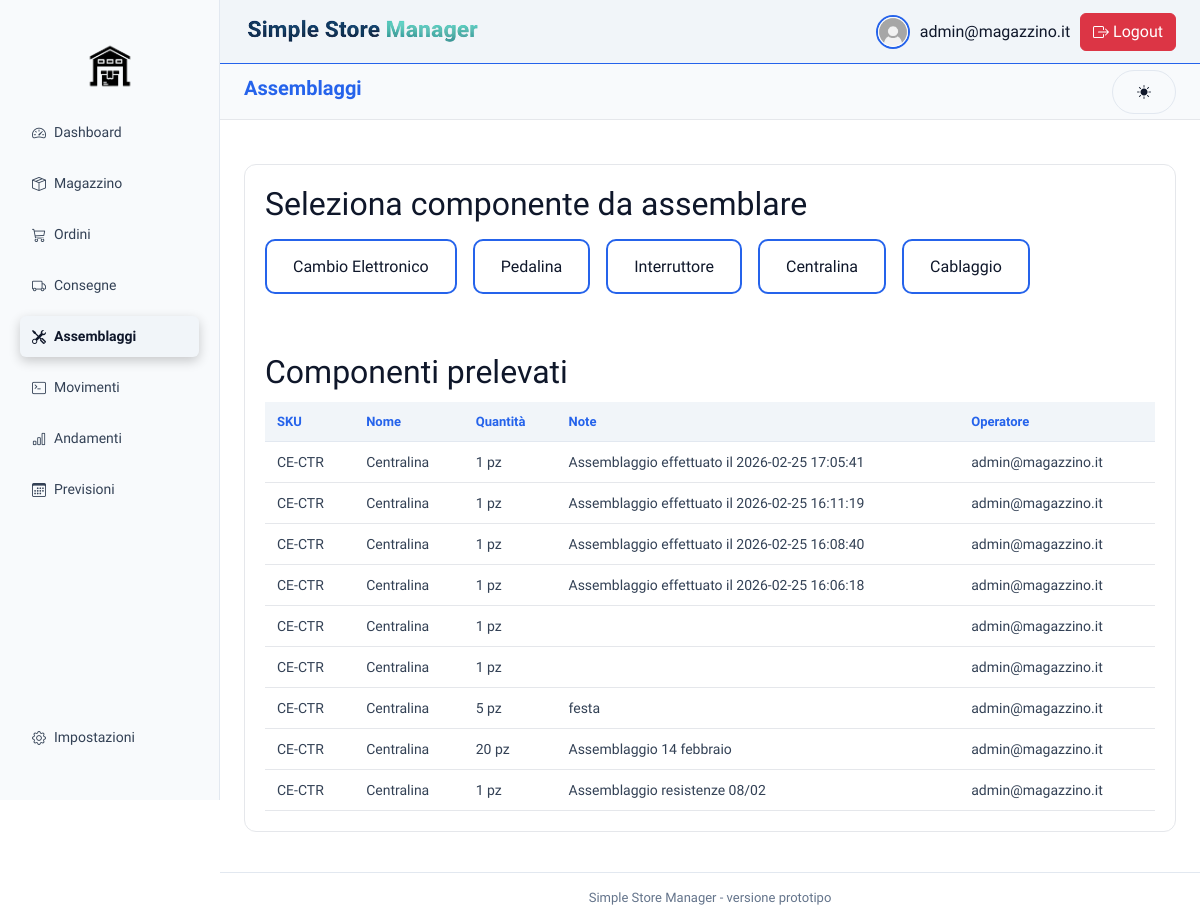
/index.php?page=assemblaggi (signed in), run on the app's committed database.
### tables this page shows
CREATE TABLE `componenti` (
  `id` int(5) NOT NULL,
  `sku` varchar(50) NOT NULL,
  `nome` varchar(30) NOT NULL,
  `qrcode` varchar(100) DEFAULT NULL,
  `unita_misura` varchar(10) DEFAULT NULL,
  `tipo` enum('RAW','ASSEMBLY') NOT NULL
);

CREATE TABLE `assemblaggi` (
  `id` int(5) NOT NULL,
  `id_componente` int(5) NOT NULL,
  `id_utente` int(5) NOT NULL,
  `quantita` int(10) NOT NULL,
  `data_inizio` datetime DEFAULT NULL,
  `note` text DEFAULT NULL,
  `data_fine` datetime DEFAULT NULL
);

CREATE TABLE `utenti` (
  `id` int(5) NOT NULL,
  `email` varchar(30) NOT NULL,
  `password_hash` varchar(255) NOT NULL,
  `ruolo` enum('WAREHOUSE','ADMIN') NOT NULL DEFAULT 'WAREHOUSE',
  `id_ruolo` int(5) DEFAULT NULL
);

### backend/query/componenti.php (called while the page is built, shortened)
<?php
function getComponentiAssembly(){
    $pdo=connect();
    $sql = "SELECT * FROM componenti WHERE tipo = 'ASSEMBLY' order by id desc;";
    $stmt = $pdo->prepare($sql);
    $stmt->execute();
    return $stmt->fetchAll(PDO::FETCH_ASSOC);
}
?>

### backend/query/assemblaggi.php (called while the page is built, shortened)
<?php
function getAssemblaggi(){
    $pdo=connect();
    $sql="SELECT *
    FROM assemblaggi a
    JOIN componenti c ON a.id_componente = c.id
    JOIN utenti u ON a.id_utente = u.id
    ORDER BY a.data_inizio DESC";
    $stmt = $pdo->prepare($sql);
    $stmt->execute();
    return $stmt->fetchAll(PDO::FETCH_ASSOC);
}
?>

### frontend/assemblaggi/assemblaggi.php (the view, shortened to what this page needs)
<?php
require_once 'backend/query/assemblaggi.php';
require_once 'backend/query/componenti.php';
$assemblaggi = getAssemblaggi();
$componentiAssembly = getComponentiAssembly();
?>
<!DOCTYPE html>
<html lang="it">
<body>
  <main class="content">
    <section class="assembly-card">
      <form id="formAssemblaggio" method="post" action="backend/controller/assembleCntrl.php">
        <h2 class="section-title">Seleziona componente da assemblare</h2>
        <div class="assembly-selector">
          <?php foreach ($componentiAssembly as $assembly): ?>
            <label class="assembly-option">
              <span><?= htmlspecialchars($assembly['nome']); ?></span>
            </label>
          <?php endforeach; ?>
        </div>
      </form>
      <h2 class="section-title">Componenti prelevati</h2>
      <table class="assembly-table">
        <thead>
          <tr>
            <th>SKU</th>
            <th>Nome</th>
            <th>Quantità</th>
            <th>Note</th>
            <th>Operatore</th>
          </tr>
        </thead>
        <tbody>
          <?php foreach ($assemblaggi as $assemblaggio): ?>
            <tr>
              <td><?= htmlspecialchars($assemblaggio['sku']); ?></td>
              <td><?= htmlspecialchars($assemblaggio['nome']); ?></td>
              <td><?= htmlspecialchars($assemblaggio['quantita']) . ' ' . htmlspecialchars($assemblaggio['unita_misura']); ?></td>
              <td><?= htmlspecialchars($assemblaggio['note']); ?></td>
              <td><?= htmlspecialchars($assemblaggio['email']); ?></td>
            </tr>
          <?php endforeach; ?>
        </tbody>
      </table>
    </section>
  </main>
</body>
</html>

### frontend/stile/layout.css (style rules this page uses)
:root { --sidebar-width: 13.75rem; }
* { box-sizing: border-box; margin: 0; padding: 0; }
body { font-family: "Sora", sans-serif; background-color: var(--background-color); color: var(--text-light); line-height: 1.5; -webkit-font-smoothing: antialiased; }
.content { margin-left: var(--sidebar-width); padding: 8.75rem 1.5rem 2.5rem; min-height: 100vh; display: flex; justify-content: center; transition: margin-left 0.3s ease; }
.assembly-card { background: var(--background-section); padding: 1.25rem; border-radius: 12px; border: 1px solid var(--background-hover); width: 100%; max-width: 100%; }
.orders-table, .assembly-table { width: 100%; border-collapse: collapse; margin-top: 0.625rem; }
.orders-table th, .assembly-table th { text-align: left; font-size: 0.8125rem; color: var(--highlight-color); padding: 0.75rem; background-color: var(--background-thead); font-weight: 600; border-bottom: 1px solid var(--border-color); }
.orders-table td, .assembly-table td { padding: 0.75rem; border-bottom: 1px solid var(--background-hover); font-size: 0.875rem; color: var(--text-grey); }
#formAssemblaggio { display: flex; flex-direction: column; gap: 1.5rem; align-items: stretch; margin-bottom: 3.125rem; }
.assembly-selector { display: flex; gap: 1rem; flex-wrap: wrap; }
.assembly-option { position: relative; cursor: pointer; }
.assembly-option span { padding: 1rem 1.625rem; border-radius: 10px; border: 2px solid var(--highlight-color); background: var(--background-color); color: var(--text-light); transition: 0.25s; }

### frontend/stile/style-light.css (style rules this page uses)
:root { --primary-color: #f1f5f9; --secondary-color: #f59e0b; --highlight-color: #2563eb; --highlight-hover: #1e40af; --background-color: #ffffff; --background-alt: #f8fafc; --background-section: #ffffff; --background-thead: #f1f5f9; --background-hover: #e5e7eb; --text-light: #0f172a; --text-grey: #334155; --text-muted: #64748b; --text-admin: #1e40af; --error-color: #dc2626; --success-color: #16a34a; --warning-color: #f59e0b; --info-color: #2563eb; --border-color: #e2e8f0; --shadow-light: rgba(15, 23, 42, 0.08); --shadow-strong: rgba(15, 23, 42, 0.15); --bg-body: var(--background-color); --bg-card: var(--background-section); --bg-input: #f1f5f9; --border-input: #e2e8f0; --border-input-focus: var(--highlight-color); --btn-bg: var(--secondary-color); --btn-bg-hover: #d97706; --text-primary: var(--text-light); --text-placeholder: #94a3b8; --text-error: var(--error-color); --text-error-alt: #b91c1c; --shadow-card: var(--shadow-light); --shadow-input-focus: rgba(37, 99, 235, 0.25); --qr-overlay-bg: rgba(15, 23, 42, 0.45); --qr-modal-bg: #ffffff; --qr-modal-text: #0f172a; --qr-shadow: rgba(15, 23, 42, 0.15); --qr-canvas-bg: #f8fafc; --qr-code-bg: #ffffff; --qr-code-text: #0f172a; --qr-close-color: #64748b; --qr-close-hover: #1e40af; }

### data on the page
componenti: nome "Cambio Elettronico"
componenti: nome "Pedalina"
componenti: nome "Interruttore"
componenti: nome "Centralina"
componenti: nome "Cablaggio"
assemblaggi: id_componente.sku "CE-CTR", id_componente.nome "Centralina", quantita "1", id_componente.unita_misura "pz", note "Assemblaggio effettuato il 2026-02-25 17:05:41", id_utente.email "admin@magazzino.it"
assemblaggi: id_componente.sku "CE-CTR", id_componente.nome "Centralina", quantita "1", id_componente.unita_misura "pz", note "Assemblaggio effettuato il 2026-02-25 16:11:19", id_utente.email "admin@magazzino.it"
assemblaggi: id_componente.sku "CE-CTR", id_componente.nome "Centralina", quantita "1", id_componente.unita_misura "pz", note "Assemblaggio effettuato il 2026-02-25 16:08:40", id_utente.email "admin@magazzino.it"
assemblaggi: id_componente.sku "CE-CTR", id_componente.nome "Centralina", quantita "1", id_componente.unita_misura "pz", note "Assemblaggio effettuato il 2026-02-25 16:06:18", id_utente.email "admin@magazzino.it"
assemblaggi: id_componente.sku "CE-CTR", id_componente.nome "Centralina", quantita "1", id_componente.unita_misura "pz", id_utente.email "admin@magazzino.it"
assemblaggi: id_componente.sku "CE-CTR", id_componente.nome "Centralina", quantita "1", id_componente.unita_misura "pz", id_utente.email "admin@magazzino.it"
assemblaggi: id_componente.sku "CE-CTR", id_componente.nome "Centralina", quantita "5", id_componente.unita_misura "pz", note "festa", id_utente.email "admin@magazzino.it"
assemblaggi: id_componente.sku "CE-CTR", id_componente.nome "Centralina", quantita "20", id_componente.unita_misura "pz", note "Assemblaggio 14 febbraio", id_utente.email "admin@magazzino.it"
assemblaggi: id_componente.sku "CE-CTR", id_componente.nome "Centralina", quantita "1", id_componente.unita_misura "pz", note "Assemblaggio resistenze 08/02", id_utente.email "admin@magazzino.it"

### other printed values
$pagina "Dashboard"
$pagina "Magazzino"
$pagina "Ordini"
$pagina "Consegne"
$pagina "Assemblaggi"
$pagina "Movimenti"
$pagina "Andamenti"
$pagina "Previsioni"
$pagina "Impostazioni"
$_SESSION['user'] "admin@magazzino.it"
$page "Assemblaggi"
